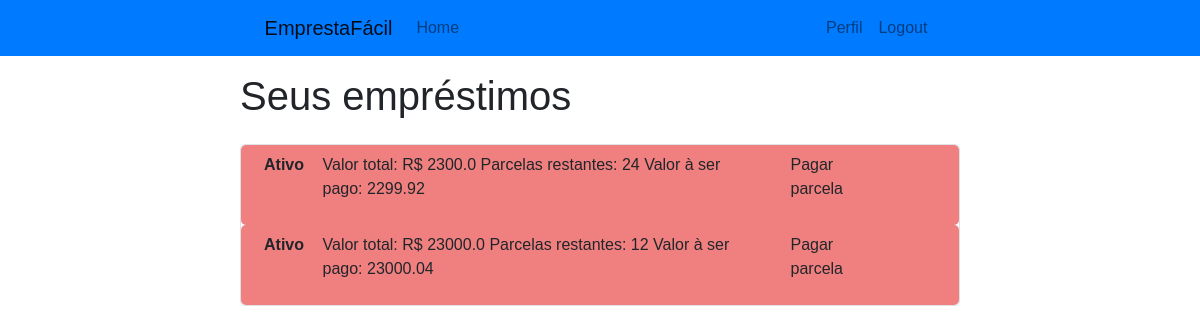
Page /perfil/emprestimos (signed in) on the committed database.
### FlaskEmprestimo/models.py (models this page shows)
class Emprestimo(db.Model):
    id = db.Column(db.Integer, primary_key=True)
    valor = db.Column(db.Float, nullable=False)
    parcelas = db.Column(db.Integer, nullable=False)
    valor_parcela = db.Column(db.Float, nullable=False)
    parcelas_restantes = db.Column(db.Integer, nullable=False)
    ativo = db.Column(db.Boolean)
    id_usuario = db.Column(db.Integer, db.ForeignKey('usuario.id'), nullable=False)
    def __repr__(self):
        return f"""Valor total: R$ {self.valor}
Parcelas restantes: {self.parcelas_restantes}
Valor à ser pago: {self.valor_parcela * self.parcelas_restantes}"""

### FlaskEmprestimo/routes.py (the view)
@app.route('/perfil/emprestimos')
@login_required
def detalhes_emprestimos():
    return render_template('detalhes_emprestimos.html',title='Detalhes')

### FlaskEmprestimo/models.py (called while the page is built)
@login_manager.user_loader
def load_user(user_id):
    return Usuario.query.get(int(user_id))

### FlaskEmprestimo/templates/detalhes_emprestimos.html (shortened to what this page needs)
{% extends 'base.html' %}
{% block conteudo %}
{% if current_user.emprestimos %}
<h1 class="mb-4">Seus empréstimos</h1>
<div class="border">
    {% for emprestimo in current_user.emprestimos %}
    {% if emprestimo.ativo %}
    <div class="container">
        <div class="p-2 row text-black" style="background-color: lightcoral; border-radius: 5px;">
            <div class="col-1">
                <b>Ativo</b>
            </div>
            <div class="col-8">
                <p>{{ emprestimo }}</p>
            </div>
            <div class="col-2 align-left">
                <p>Pagar parcela</p>
            </div>
        </div>
    </div>
    {% endif %}
    {% endfor %}
</div>
{% else %}
<h1>Você não possui empréstimos</h1>
{% endif %}
{% endblock %}

### FlaskEmprestimo/static/css/main.css (style rules this page uses)
body { font-family: sans-serif; }
div.border { border: 1px solid gray; border-radius: 5px; background-color: rgb(252, 252, 252); }

### rows in the picture
Emprestimo: valor+parcelas_restantes+valor_parcela "Valor total: R$ 2300.0 Parcelas restantes: 24 Valor à ser pago: 2299.92"
Emprestimo: valor+parcelas_restantes+valor_parcela "Valor total: R$ 23000.0 Parcelas restantes: 12 Valor à ser pago: 23000.04"
